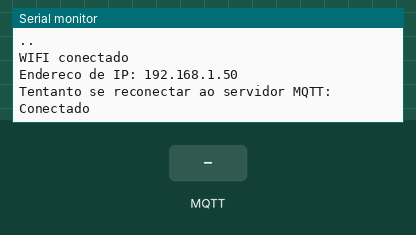
A program run on a simulated ESP8266 (NodeMCU). Parts: the last lines printed to the serial monitor. The inputs (shaded band) are chosen by the test bench. WiFi joins after 1.5 s; servers stay silent unless stated; random numbers use the default seed unless the program sets one; no MQTT or app messages arrive unless stated.

Above: at 5.2 s.
5.3 s: MQTT message "TEMPERATURA" arrives on the first subscribed topic
At 5.6 s:
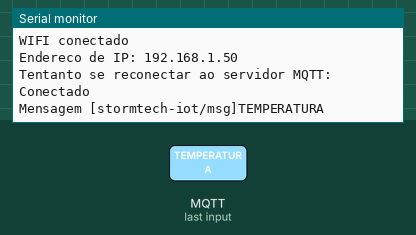
6.8 s: MQTT message "UMIDADE" arrives on the first subscribed topic
At 8.0 s:
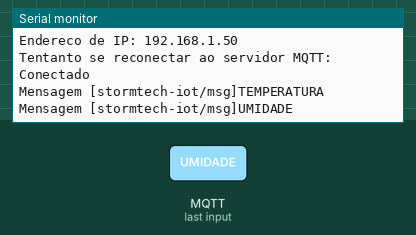
8.3 s: MQTT message "INDICE" arrives on the first subscribed topic
At 9.1 s:
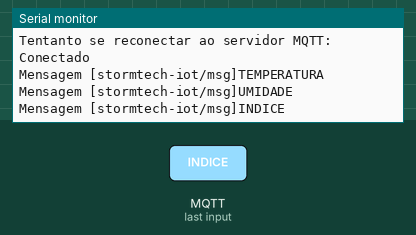
9.8 s: MQTT message "1" arrives on the first subscribed topic
At 10.2 s:
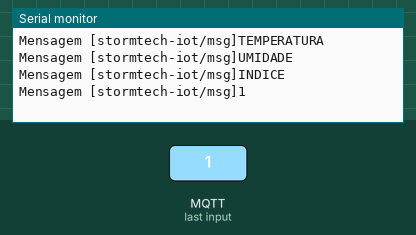
11.3 s: MQTT message "on" arrives on the first subscribed topic
At 12.5 s:
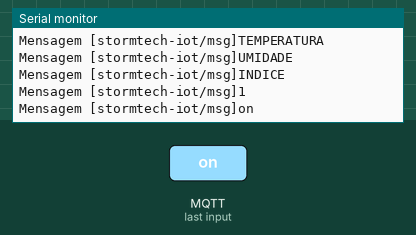
12.8 s: MQTT message "off" arrives on the first subscribed topic
At 13.8 s:
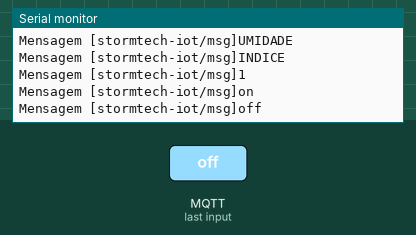

Measured:
- after the input at 5.3 s, the serial monitor: prints a new line at once (image 1)
- after the input at 6.8 s, the serial monitor: prints a new line at once (image 2)
- after the input at 8.3 s, the serial monitor: prints a new line at once (image 3)
- after the input at 9.8 s, the serial monitor: prints a new line at once (image 4)
- after the input at 11.3 s, the serial monitor: prints a new line at once (image 5)
- after the input at 12.8 s, the serial monitor: prints a new line at once (image 6)

The program:

main.cpp
```cpp
#include <Arduino.h>
#include <ESP8266WiFi.h>
#include <PubSubClient.h>
#include <ESPAsyncWebServer.h>
#include <ESPAsyncTCP.h>
#include <Hash.h>
#include <Adafruit_Sensor.h>
#include <DHT.h>

// Definições de WIFI
const char *SSID = "ARAUJO OI FIBRA";
const char *PASSWORD = "91E3027321";
WiFiClient espClient;

// Definições MQTT
const char *SERVER = "test.mosquitto.org";
PubSubClient client(espClient);

// Cria um objeto AsyncWebServer
AsyncWebServer server(80);

// Função para se conectar ao WIFI
void ConnectWIFI(){
  delay(1000);
  Serial.println();
  Serial.print("Conectando: ");
  Serial.println(SSID);
  WiFi.mode(WIFI_STA);
  WiFi.begin(SSID, PASSWORD);
  while(WiFi.status()!=WL_CONNECTED){
    delay(1000);
    Serial.print(".");
  }
  Serial.println("");
  Serial.println("WIFI conectado");
  Serial.print("Endereco de IP: ");
  Serial.println(WiFi.localIP());
  delay(1000);
}

// Função chamada sempre que chega mensagem em algum tópico assinado
void Callback(char *topic, byte *payload, unsigned int lenght){
  payload[lenght] = '\0';
  String msg = String((char*)payload);
  Serial.print("Mensagem [");
  Serial.print(topic);
  Serial.print("]");
  Serial.println(msg);
}

// Função para se reconectar ao servidor MQTT
void Reconnect(){
  while(!client.connected()){
    Serial.print("Tentanto se reconectar ao servidor MQTT: ");
    String clientID = "ESP8266-";
    clientID += String(random(0xffff), HEX);
    if(client.connect(clientID.c_str())){
      Serial.println("Conectado");
      client.subscribe("stormtech-iot/msg");
      client.publish("stormtech-iot/msg", "ON");
    }
    else{
      client.publish("stormtech-iot/msg", "OFF");
      Serial.print("Falha, codigo: ");
      Serial.print(client.state());
      Serial.println("Tentando novamente em 10 segundos");
      delay(10000);
    }
  }
}

// Constantes de tempo
unsigned long previousMillis = 0;
const long tempo = 30000;

// Variáveis globais para envio MQTT
char temp[10];
char umid[10];
char ind[10];

// Variáveis globais para armazenar os dados do sensor
float temperatura;
float umidade;
float indice;

// Definições DHT11
#define DHTTYPE DHT11
#define DHTPIN 5
DHT dht(DHTPIN, DHTTYPE);

// Função HTML
const char index_html[] PROGMEM = R"rawliteral(
<!DOCTYPE HTML>
<html>

<head>
  <meta name="viewport" content="width=device-width, initial-scale=1">
  <link rel="stylesheet" href="https://use.fontawesome.com/releases/v5.7.2/css/all.css"
    integrity="sha384-fnmOCqbTlWIlj8LyTjo7mOUStjsKC4pOpQbqyi7RrhN7udi9RwhKkMHpvLbHG9Sr" crossorigin="anonymous">
  <style>
    html {
      font-family: Arial;
      display: inline-block;
      margin: 0px auto;
      text-align: center;
    }

    h2 {
      font-size: 3.0rem;
    }

    p {
      font-size: 3.0rem;
    }

    .units {
      font-size: 1.2rem;
    }

    .dht-labels {
      font-size: 1.5rem;
      vertical-align: middle;
      padding-bottom: 15px;
    }

    #wrapper {
      background-color: #084387;
      box-shadow: 1px 5px 25px 3px #444;
      border-radius: 10px;
      margin: 100px auto;
      max-width: 720px;
      padding: 1px;
      color: white;
    }
  </style>
</head>

<body>
  <div class="container" id="wrapper">
    <h2>PREVISAO DE HOJE</h2>
    <div style="display: grid;">
      <p>
        <span style="margin-right: 50px;">
          <i class="fas fa-thermometer-half" style="color:#f08802;"></i>
          <span class="dht-labels">Temperatura</span>
        </span>
        <span>
          <span id="temperatura">%TEMPERATURA%</span>
          <sup class="units">&deg;C</sup>
        </span>
      </p>
      <p>
        <span style="margin-right: 92px;">
          <i class="fas fa-tint" style="color:#00add6;"></i>
          <span class="dht-labels">Umidade</span>
        </span>
        <span>
          <span id="umidade">%UMIDADE%</span>
          <sup class="units">%</sup>
        </span>
      </p>
      <p>
        <span style="margin-right: 36px;">
          <i class="fas fa-thermometer-half" style="color:#ff5e01;"></i>
          <span class="dht-labels">Indice de calor</span>
        </span>
        <span>
          <span id="indice">0</span>
          <sup class="units">&deg;C</sup>
        </span>
      </p>
    </div>
    <div style="text-align: end;padding-right: 10px;"><span>STORMTECH</span></div>
  </div>
</body>
<script>

  setInterval(function () {
    var xhttp = new XMLHttpRequest();
    xhttp.onreadystatechange = function () {
      if (this.readyState == 4 && this.status == 200) {
        document.getElementById("temperatura").innerHTML = this.responseText;
      }
    };
    xhttp.open("GET", "/temperatura", true);
    xhttp.send();
  }, 10000);

  setInterval(function () {
    var xhttp = new XMLHttpRequest();
    xhttp.onreadystatechange = function () {
      if (this.readyState == 4 && this.status == 200) {
        document.getElementById("umidade").innerHTML = this.responseText;
      }
    };
    xhttp.open("GET", "/umidade", true);
    xhttp.send();
  }, 10000);

  setInterval(function () {
    var xhttp = new XMLHttpRequest();
    xhttp.onreadystatechange = function () {
      if (this.readyState == 4 && this.status == 200) {
        document.getElementById("indice").innerHTML = this.responseText;
      }
    };
    xhttp.open("GET", "/indice", true);
    xhttp.send();
  }, 10000);
</script>

</html>)rawliteral";

String processor(const String& var){
  if(var == "TEMPERATURA"){
    return String(temperatura);
  }

  else if(var == "UMIDADE"){
    return String(umidade);
  }

  else if(var == "INDICE"){
    return String(indice);
  }

  return String();
}

void setup(){
  // Inicializa comunicação serial
  Serial.begin(115200);

  // Inicializa o server
  server.begin();

  // Inicializa o sensor DHT11
  dht.begin();

  // Chama a função ConnectWIFI()
  ConnectWIFI();

  // Configura o servidor MQTT
  client.setServer(SERVER, 1883);

  // Configura a função callback
  client.setCallback(Callback);

  // Configura o servidor
  server.on("/", HTTP_GET, [](AsyncWebServerRequest *request){
    request->send_P(200, "text/html", index_html, processor);
  });

  server.on("/temperatura", HTTP_GET, [](AsyncWebServerRequest *request){
    request->send_P(200, "text/plain", String(temperatura).c_str());
  });

  server.on("/umidade", HTTP_GET, [](AsyncWebServerRequest *request){
    request->send_P(200, "text/plain", String(umidade).c_str());
  });

  server.on("/indice", HTTP_GET, [](AsyncWebServerRequest *request){
    request->send_P(200, "text/plain", String(indice).c_str());
  });
}

void loop(){
  // Verifica a conexão
  if(!client.connected()){
    Reconnect();
  }

  client.loop();

  // Publica periodicamente as informações no broker mosquitto
  dtostrf(temperatura, 6, 2, temp);
  client.publish("stormtech-iot/temperatura", temp);
  dtostrf(umidade, 6, 2, umid);
  client.publish("stormtech-iot/umidade", umid);
  dtostrf(indice, 6, 2, ind);
  client.publish("stormtech-iot/indice", ind);

  // Função para ler o sensor DHT11
  unsigned long currentMillis = millis();
  if(currentMillis - previousMillis >= tempo){
    previousMillis = currentMillis;

    float newTemperatura = dht.readTemperature();
    if(isnan(newTemperatura)){
      Serial.println("Falha ao ler o sensor DHT11");
    }
    else{
      temperatura = newTemperatura;
      Serial.println(temperatura);
    }

    float newUmidade = dht.readHumidity();
    if(isnan(newUmidade)){
      Serial.println("Falha ao ler o sensor DHT11");
    }
    else{
      umidade = newUmidade;
      Serial.println(umidade);
    }

    float newIndice = dht.computeHeatIndex(newTemperatura, newUmidade, false);
    if(isnan(newIndice)){
      Serial.println("Falha ao ler o sensor DHT11");
    }
    else{
      indice = newIndice;
      Serial.println(indice);
    }
  }
}
```
